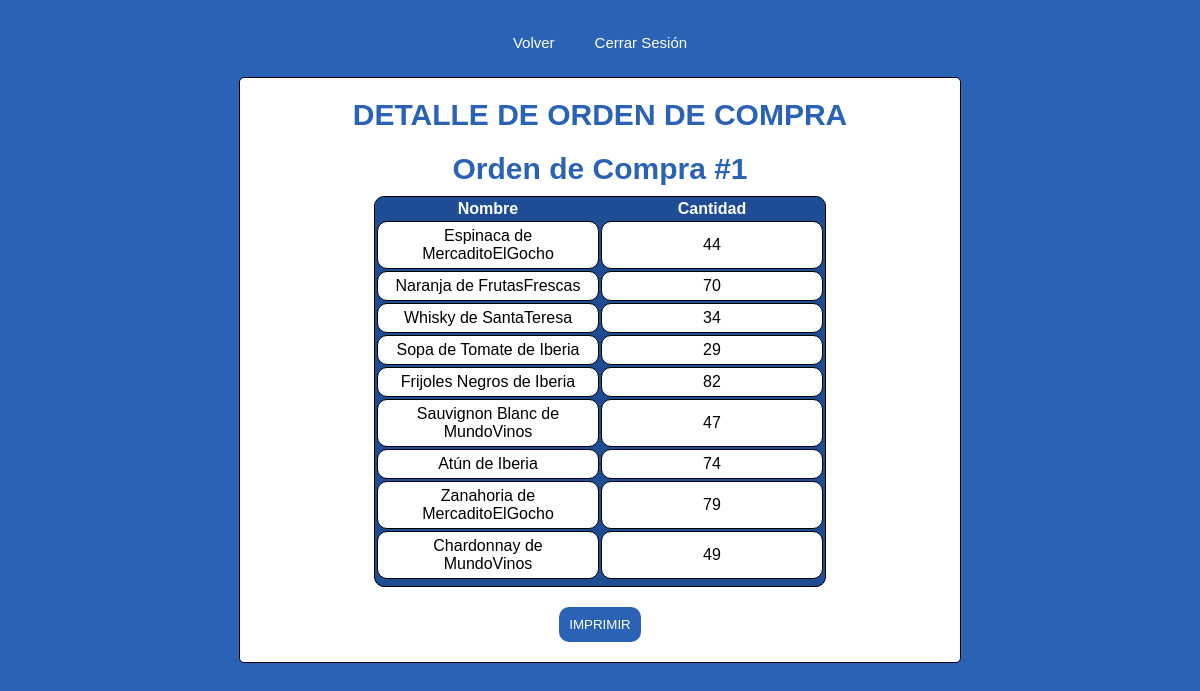
Page /Inventario/detalle_orden/1/ (signed in) on the committed database.
### Inventario/models.py (models this page shows)
class Orden_Compra(models.Model):
    fecha = models.DateTimeField(auto_now_add=True)

class Orden_Productos(models.Model):
    orden = models.ForeignKey(Orden_Compra, related_name='productos', on_delete=models.CASCADE)
    nombre = models.CharField(max_length=100)
    cantidad = models.IntegerField()

### Inventario/views.py (the view)
# urls.py: path('detalle_orden/<int:orden_id>/', views.detalle_orden, name='detalle_orden'),
def detalle_orden(request, orden_id):
    if not (request.user.groups.filter(name='Administrador') or
            request.user.groups.filter(name='Almacenista') or
            request.user.is_staff):
        return redirect('index')
    orden = Orden_Compra.objects.filter(id=orden_id).first()  # Obtener la orden de compra con el id proporcionado
    productos = Orden_Productos.objects.filter(orden=orden)  # Obtener los productos de esa orden de compra
    return render(request, 'Inventario/detalle_orden.html', {'orden': orden, 'productos': productos})

### Inventario/templates/Inventario/detalle_orden.html (shortened to what this page needs)
{% load static %}
<!DOCTYPE html>
<html lang="es">
<head>
    <link rel="stylesheet" type="text/css" href="{% static 'css/detalle_orden.css' %}">
</head>
<body>
    <div class="navegacion">
        <nav>
            <ul>
                <li><a href="{% url 'index_inventario' %}">Volver</a></li>
                {% if user.is_authenticated %}
                    <li><a href="{% url 'logout_usuario' %}">Cerrar Sesión</a></li>
                {% else %}
                    <li><a href="{% url 'login_usuario' %}">Iniciar Sesión</a></li>
                {% endif %}
            </ul>
        </nav>
      </div>
    <div class="container">
        <h1>DETALLE DE ORDEN DE COMPRA</h1>
        <h2>Orden de Compra #{{ orden.id }}</h2>
        <table>
            <tr>
                <th>Nombre</th>
                <th>Cantidad</th>
            </tr>
            {% for producto in productos %}
            <tr>
                <td>{{ producto.nombre }}</td>
                <td>{{ producto.cantidad }}</td>
            </tr>
            {% endfor %}
        </table>
        <button onclick="window.print()">IMPRIMIR</button>
    </div>
</body>
</html>

### Inventario/static/css/detalle_orden.css (style rules this page uses)
body { background-color: #2a62b5; display: flex; flex-direction: column; align-items: center; justify-content: center; }
.navegacion { display: flex; justify-content: center; align-items: center; }
nav { display: flex; justify-content: center; float: left; align-items: center; }
nav ul { list-style: none; overflow: hidden; padding-left: 0px; }
nav ul li { float: left; font-family: 'Lucida Sans', 'Lucida Sans Regular', 'Lucida Grande', 'Lucida Sans Unicode', Geneva, Verdana, sans-serif; font-size: 20px; }
nav ul li a { display: block; padding: 10px; margin: 0px 10px 0px 10px; border-radius: 10px; color: #fff; text-decoration: none; font-size: 15px; font-family: 'Lucida Sans', 'Lucida Sans Regular', 'Lucida Grande', 'Lucida Sans Unicode', Geneva, Verdana, sans-serif; }
.container { background-color: #fff; border: 1px solid; border-color: #000; border-radius: 5px; display: flex; flex-direction: column; align-items: center; justify-items: center; width: 700px; margin: 0px 0px 0px 0px; padding: 10px; }
h1 { color: #2a62b5; font-size: 30px; margin: 10px 0px 10px 0px; font-family: 'Lucida Sans', 'Lucida Sans Regular', 'Lucida Grande', 'Lucida Sans Unicode', Geneva, Verdana, sans-serif; font-weight: bold; text-align: center; }
h2 { color: #2a62b5; font-size: 30px; margin: 10px 0px 10px 0px; font-family: 'Lucida Sans', 'Lucida Sans Regular', 'Lucida Grande', 'Lucida Sans Unicode', Geneva, Verdana, sans-serif; font-weight: bold; text-align: center; }
table { text-align: center; border: 1px solid; background-color: #1f4d95; border-radius: 10px; width: auto; padding: 0px 0px 5px 0px; }
table tr th { border-color: #1f4d95; background-color: #1f4d95; color: #fff; font-family: 'Lucida Sans', 'Lucida Sans Regular', 'Lucida Grande', 'Lucida Sans Unicode', Geneva, Verdana, sans-serif; width: auto; }
table tr td { border: 1px solid; border-radius: 10px; background: #fff; font-family: 'Lucida Sans', 'Lucida Sans Regular', 'Lucida Grande', 'Lucida Sans Unicode', Geneva, Verdana, sans-serif; padding: 5px 10px 5px 10px; width: 200px; }
button { font-family: 'Lucida Sans', 'Lucida Sans Regular', 'Lucida Grande', 'Lucida Sans Unicode', Geneva, Verdana, sans-serif; background-color: #2a62b5; color: #fff; cursor: pointer; border: 0px; border-radius: 10px; margin: 20px 0px 10px 0px; padding: 10px 10px 10px 10px; }

### rows in the picture
Orden_Compra: id "1"
Orden_Productos: nombre "Espinaca de MercaditoElGocho", cantidad "44"
Orden_Productos: nombre "Naranja de FrutasFrescas", cantidad "70"
Orden_Productos: nombre "Whisky de SantaTeresa", cantidad "34"
Orden_Productos: nombre "Sopa de Tomate de Iberia", cantidad "29"
Orden_Productos: nombre "Frijoles Negros de Iberia", cantidad "82"
Orden_Productos: nombre "Sauvignon Blanc de MundoVinos", cantidad "47"
Orden_Productos: nombre "Atún de Iberia", cantidad "74"
Orden_Productos: nombre "Zanahoria de MercaditoElGocho", cantidad "79"
Orden_Productos: nombre "Chardonnay de MundoVinos", cantidad "49"
